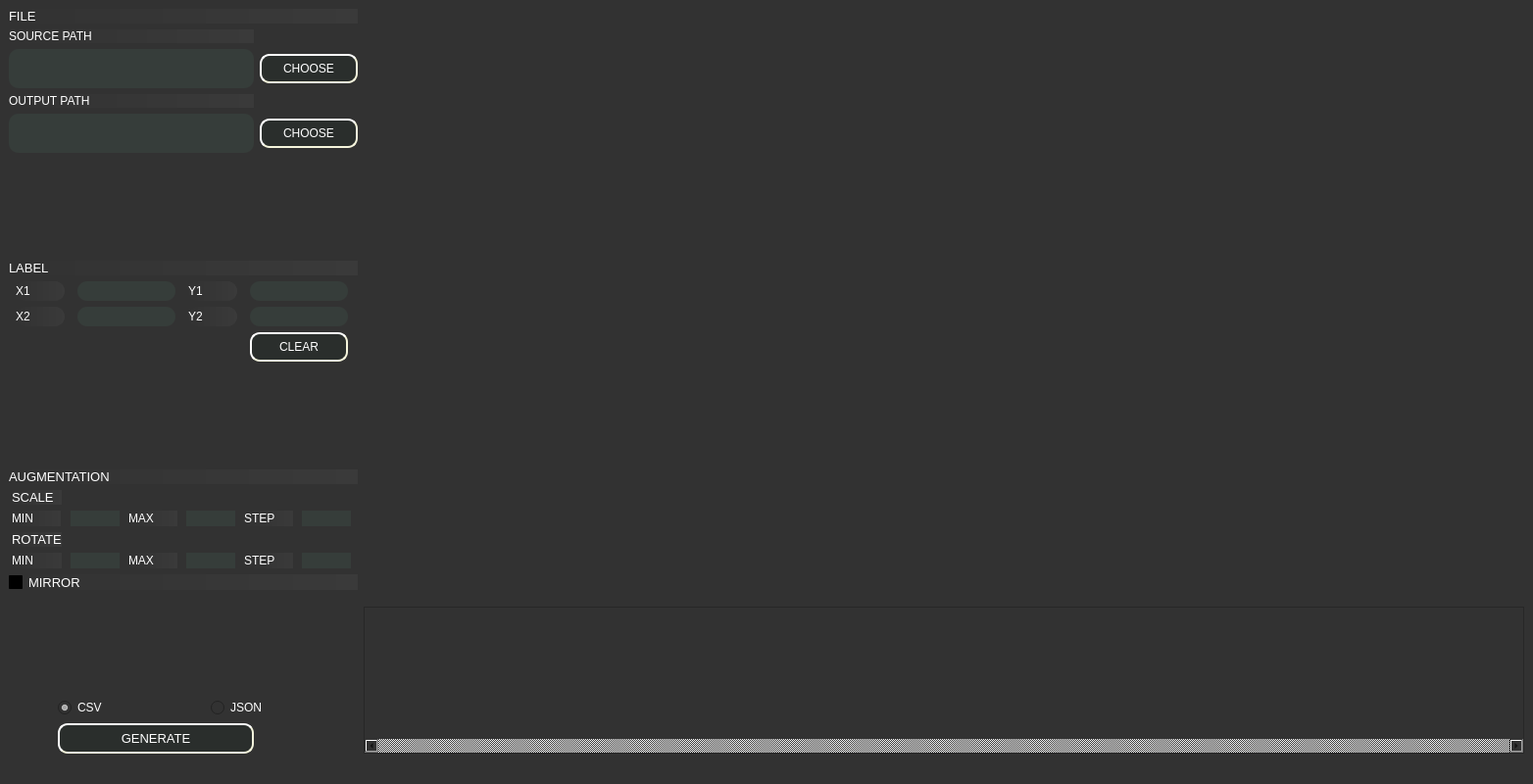
<?xml version="1.0" encoding="UTF-8"?>
<ui version="4.0">
 <class>MainWindow</class>
 <widget class="QMainWindow" name="MainWindow">
  <property name="geometry">
   <rect>
    <x>0</x>
    <y>0</y>
    <width>1564</width>
    <height>800</height>
   </rect>
  </property>
  <property name="minimumSize">
   <size>
    <width>1200</width>
    <height>800</height>
   </size>
  </property>
  <property name="windowTitle">
   <string>Ultimate Dataset Augmentor</string>
  </property>
  <property name="styleSheet">
   <string notr="true">background-color: rgb(50,50,50);
</string>
  </property>
  <widget class="QWidget" name="centralwidget">
   <layout class="QHBoxLayout" name="horizontalLayout_3">
    <item>
     <layout class="QVBoxLayout" name="verticalLayout">
      <item>
       <widget class="QLabel" name="label_19">
        <property name="maximumSize">
         <size>
          <width>400</width>
          <height>20</height>
         </size>
        </property>
        <property name="font">
         <font>
          <family>Segoe UI</family>
          <pointsize>10</pointsize>
          <weight>50</weight>
          <italic>false</italic>
          <bold>false</bold>
         </font>
        </property>
        <property name="styleSheet">
         <string notr="true">color: rgb(255, 255, 255);
background-color: rgb(255, 255, 255, 10);
background-color: qlineargradient(spread:pad, x1:0, y1:0, x2:1, y2:0, stop:0 rgba(50, 50, 50, 10), stop:1 rgba(255, 255, 255, 10));
border-width: 2px;
border-radius: 10px;
font: 10pt &quot;Segoe UI&quot;;</string>
        </property>
        <property name="text">
         <string>FILE</string>
        </property>
       </widget>
      </item>
      <item>
       <layout class="QGridLayout" name="gridLayout">
        <item row="2" column="0">
         <widget class="QLabel" name="label_4">
          <property name="maximumSize">
           <size>
            <width>250</width>
            <height>20</height>
           </size>
          </property>
          <property name="styleSheet">
           <string notr="true">color: rgb(255, 255, 255);
background-color: rgb(255, 255, 255, 10);
background-color: qlineargradient(spread:pad, x1:0, y1:0, x2:1, y2:0, stop:0 rgba(50, 50, 50, 10), stop:1 rgba(255, 255, 255, 10));
border-width: 2px;
border-radius: 10px;
font: 10pt &quot;Segoe UI&quot;;</string>
          </property>
          <property name="text">
           <string>SOURCE PATH</string>
          </property>
         </widget>
        </item>
        <item row="5" column="1">
         <widget class="QPushButton" name="choose_output_button">
          <property name="maximumSize">
           <size>
            <width>100</width>
            <height>16777215</height>
           </size>
          </property>
          <property name="styleSheet">
           <string notr="true">QPushButton{
    background-color: gray;
	background-color: rgb(42, 46, 44);
    border-style: outset;
    border-width: 2px;
    border-radius: 10px;
    border-color: beige;
	font: 10pt &quot;Segoe UI&quot;;
	color: rgb(255, 255, 255);
    padding: 6px;
}
QPushButton:pressed {
	background-color: rgb(54, 61, 58);
	color:rgb(255, 255, 255);
    border-style: inset;
}
QPushButton:disabled {
	background-color: rgb(54, 61, 58);
	color:rgb(255, 255, 255);
    border-style: inset;
}</string>
          </property>
          <property name="text">
           <string>CHOOSE</string>
          </property>
         </widget>
        </item>
        <item row="5" column="0">
         <widget class="QTextBrowser" name="textBrowser_2">
          <property name="maximumSize">
           <size>
            <width>250</width>
            <height>40</height>
           </size>
          </property>
          <property name="styleSheet">
           <string notr="true">color: rgb(255, 255, 255);
border-width: 2px;
border-radius: 10px;
background-color: rgb(54, 61, 58);</string>
          </property>
          <property name="verticalScrollBarPolicy">
           <enum>Qt::ScrollBarAlwaysOff</enum>
          </property>
          <property name="horizontalScrollBarPolicy">
           <enum>Qt::ScrollBarAlwaysOff</enum>
          </property>
         </widget>
        </item>
        <item row="3" column="0">
         <widget class="QTextBrowser" name="source_dir">
          <property name="maximumSize">
           <size>
            <width>250</width>
            <height>40</height>
           </size>
          </property>
          <property name="styleSheet">
           <string notr="true">color: rgb(255, 255, 255);
border-width: 2px;
border-radius: 10px;
background-color: rgb(54, 61, 58);</string>
          </property>
          <property name="verticalScrollBarPolicy">
           <enum>Qt::ScrollBarAlwaysOff</enum>
          </property>
          <property name="horizontalScrollBarPolicy">
           <enum>Qt::ScrollBarAlwaysOff</enum>
          </property>
         </widget>
        </item>
        <item row="4" column="0">
         <widget class="QLabel" name="label_5">
          <property name="maximumSize">
           <size>
            <width>250</width>
            <height>20</height>
           </size>
          </property>
          <property name="styleSheet">
           <string notr="true">color: rgb(255, 255, 255);
background-color: rgb(255, 255, 255, 10);
background-color: qlineargradient(spread:pad, x1:0, y1:0, x2:1, y2:0, stop:0 rgba(50, 50, 50, 10), stop:1 rgba(255, 255, 255, 10));
border-width: 2px;
border-radius: 10px;
font: 10pt &quot;Segoe UI&quot;;</string>
          </property>
          <property name="text">
           <string>OUTPUT PATH</string>
          </property>
         </widget>
        </item>
        <item row="3" column="1">
         <widget class="QPushButton" name="choose_source_button">
          <property name="maximumSize">
           <size>
            <width>100</width>
            <height>16777215</height>
           </size>
          </property>
          <property name="styleSheet">
           <string notr="true">QPushButton{
    background-color: gray;
	background-color: rgb(42, 46, 44);
    border-style: outset;
    border-width: 2px;
    border-radius: 10px;
    border-color: beige;
	font: 10pt &quot;Segoe UI&quot;;
	color: rgb(255, 255, 255);
    padding: 6px;
}
QPushButton:pressed {
	background-color: rgb(54, 61, 58);
	color:rgb(255, 255, 255);
    border-style: inset;
}
QPushButton:disabled {
	background-color: rgb(54, 61, 58);
	color:rgb(255, 255, 255);
    border-style: inset;
}
</string>
          </property>
          <property name="text">
           <string>CHOOSE</string>
          </property>
         </widget>
        </item>
       </layout>
      </item>
      <item>
       <spacer name="verticalSpacer">
        <property name="orientation">
         <enum>Qt::Vertical</enum>
        </property>
        <property name="sizeHint" stdset="0">
         <size>
          <width>20</width>
          <height>40</height>
         </size>
        </property>
       </spacer>
      </item>
      <item>
       <widget class="QLabel" name="label_6">
        <property name="maximumSize">
         <size>
          <width>400</width>
          <height>20</height>
         </size>
        </property>
        <property name="font">
         <font>
          <family>Segoe UI</family>
          <pointsize>10</pointsize>
          <weight>50</weight>
          <italic>false</italic>
          <bold>false</bold>
         </font>
        </property>
        <property name="styleSheet">
         <string notr="true">color: rgb(255, 255, 255);
background-color: rgb(255, 255, 255, 10);
background-color: qlineargradient(spread:pad, x1:0, y1:0, x2:1, y2:0, stop:0 rgba(50, 50, 50, 10), stop:1 rgba(255, 255, 255, 10));
border-width: 2px;
border-radius: 10px;
font: 10pt &quot;Segoe UI&quot;;</string>
        </property>
        <property name="text">
         <string>LABEL</string>
        </property>
       </widget>
      </item>
      <item>
       <layout class="QGridLayout" name="gridLayout_3">
        <item row="1" column="2">
         <widget class="QLabel" name="label_8">
          <property name="maximumSize">
           <size>
            <width>50</width>
            <height>16777215</height>
           </size>
          </property>
          <property name="styleSheet">
           <string notr="true">color: rgb(255, 255, 255);
background-color: rgb(255, 255, 255, 10);
background-color: qlineargradient(spread:pad, x1:0, y1:0, x2:1, y2:0, stop:0 rgba(50, 50, 50, 10), stop:1 rgba(255, 255, 255, 10));
border-width: 2px;
border-radius: 10px;</string>
          </property>
          <property name="text">
           <string>Y1</string>
          </property>
         </widget>
        </item>
        <item row="1" column="3">
         <widget class="QTextBrowser" name="textBrowser_3">
          <property name="maximumSize">
           <size>
            <width>100</width>
            <height>20</height>
           </size>
          </property>
          <property name="styleSheet">
           <string notr="true">color: rgb(255, 255, 255);
border-width: 2px;
border-radius: 10px;
background-color: rgb(54, 61, 58);</string>
          </property>
          <property name="verticalScrollBarPolicy">
           <enum>Qt::ScrollBarAlwaysOff</enum>
          </property>
          <property name="horizontalScrollBarPolicy">
           <enum>Qt::ScrollBarAlwaysOff</enum>
          </property>
         </widget>
        </item>
        <item row="2" column="2">
         <widget class="QLabel" name="label_10">
          <property name="maximumSize">
           <size>
            <width>50</width>
            <height>16777215</height>
           </size>
          </property>
          <property name="styleSheet">
           <string notr="true">color: rgb(255, 255, 255);
background-color: rgb(255, 255, 255, 10);
background-color: qlineargradient(spread:pad, x1:0, y1:0, x2:1, y2:0, stop:0 rgba(50, 50, 50, 10), stop:1 rgba(255, 255, 255, 10));
border-width: 2px;
border-radius: 10px;</string>
          </property>
          <property name="text">
           <string>Y2</string>
          </property>
         </widget>
        </item>
        <item row="2" column="0">
         <widget class="QLabel" name="label_9">
          <property name="maximumSize">
           <size>
            <width>50</width>
            <height>16777215</height>
           </size>
          </property>
          <property name="styleSheet">
           <string notr="true">color: rgb(255, 255, 255);
background-color: rgb(255, 255, 255, 10);
background-color: qlineargradient(spread:pad, x1:0, y1:0, x2:1, y2:0, stop:0 rgba(50, 50, 50, 10), stop:1 rgba(255, 255, 255, 10));
border-width: 2px;
border-radius: 10px;</string>
          </property>
          <property name="text">
           <string>X2</string>
          </property>
         </widget>
        </item>
        <item row="1" column="1">
         <widget class="QTextBrowser" name="textBrowser">
          <property name="maximumSize">
           <size>
            <width>100</width>
            <height>20</height>
           </size>
          </property>
          <property name="styleSheet">
           <string notr="true">color: rgb(255, 255, 255);
border-width: 2px;
border-radius: 10px;
background-color: rgb(54, 61, 58);</string>
          </property>
          <property name="verticalScrollBarPolicy">
           <enum>Qt::ScrollBarAlwaysOff</enum>
          </property>
          <property name="horizontalScrollBarPolicy">
           <enum>Qt::ScrollBarAlwaysOff</enum>
          </property>
         </widget>
        </item>
        <item row="2" column="1">
         <widget class="QTextBrowser" name="textBrowser_4">
          <property name="maximumSize">
           <size>
            <width>100</width>
            <height>20</height>
           </size>
          </property>
          <property name="styleSheet">
           <string notr="true">color: rgb(255, 255, 255);
border-width: 2px;
border-radius: 10px;
background-color: rgb(54, 61, 58);</string>
          </property>
          <property name="verticalScrollBarPolicy">
           <enum>Qt::ScrollBarAlwaysOff</enum>
          </property>
          <property name="horizontalScrollBarPolicy">
           <enum>Qt::ScrollBarAlwaysOff</enum>
          </property>
         </widget>
        </item>
        <item row="2" column="3">
         <widget class="QTextBrowser" name="textBrowser_5">
          <property name="maximumSize">
           <size>
            <width>100</width>
            <height>20</height>
           </size>
          </property>
          <property name="styleSheet">
           <string notr="true">color: rgb(255, 255, 255);
border-width: 2px;
border-radius: 10px;
background-color: rgb(54, 61, 58);</string>
          </property>
          <property name="verticalScrollBarPolicy">
           <enum>Qt::ScrollBarAlwaysOff</enum>
          </property>
          <property name="horizontalScrollBarPolicy">
           <enum>Qt::ScrollBarAlwaysOff</enum>
          </property>
         </widget>
        </item>
        <item row="1" column="0">
         <widget class="QLabel" name="label_7">
          <property name="maximumSize">
           <size>
            <width>50</width>
            <height>16777215</height>
           </size>
          </property>
          <property name="styleSheet">
           <string notr="true">color: rgb(255, 255, 255);
background-color: rgb(255, 255, 255, 10);
background-color: qlineargradient(spread:pad, x1:0, y1:0, x2:1, y2:0, stop:0 rgba(50, 50, 50, 10), stop:1 rgba(255, 255, 255, 10));
border-width: 2px;
border-radius: 10px;</string>
          </property>
          <property name="text">
           <string>X1</string>
          </property>
         </widget>
        </item>
        <item row="3" column="3">
         <widget class="QPushButton" name="clear_button">
          <property name="maximumSize">
           <size>
            <width>100</width>
            <height>16777215</height>
           </size>
          </property>
          <property name="styleSheet">
           <string notr="true">QPushButton{
    background-color: gray;
	background-color: rgb(42, 46, 44);
    border-style: outset;
    border-width: 2px;
    border-radius: 10px;
    border-color: beige;
	font: 10pt &quot;Segoe UI&quot;;
	color: rgb(255, 255, 255);
    padding: 6px;
}
QPushButton:pressed {
	background-color: rgb(54, 61, 58);
	color:rgb(255, 255, 255);
    border-style: inset;
}
QPushButton:disabled {
	background-color: rgb(54, 61, 58);
	color:rgb(255, 255, 255);
    border-style: inset;
}
</string>
          </property>
          <property name="text">
           <string>CLEAR</string>
          </property>
         </widget>
        </item>
       </layout>
      </item>
      <item>
       <spacer name="verticalSpacer_2">
        <property name="orientation">
         <enum>Qt::Vertical</enum>
        </property>
        <property name="sizeHint" stdset="0">
         <size>
          <width>20</width>
          <height>40</height>
         </size>
        </property>
       </spacer>
      </item>
      <item>
       <widget class="QLabel" name="label_20">
        <property name="maximumSize">
         <size>
          <width>400</width>
          <height>20</height>
         </size>
        </property>
        <property name="font">
         <font>
          <family>Segoe UI</family>
          <pointsize>10</pointsize>
          <weight>50</weight>
          <italic>false</italic>
          <bold>false</bold>
         </font>
        </property>
        <property name="styleSheet">
         <string notr="true">color: rgb(255, 255, 255);
background-color: rgb(255, 255, 255, 10);
background-color: qlineargradient(spread:pad, x1:0, y1:0, x2:1, y2:0, stop:0 rgba(50, 50, 50, 10), stop:1 rgba(255, 255, 255, 10));
border-width: 2px;
border-radius: 10px;
font: 10pt &quot;Segoe UI&quot;;</string>
        </property>
        <property name="text">
         <string>AUGMENTATION</string>
        </property>
       </widget>
      </item>
      <item>
       <layout class="QGridLayout" name="gridLayout_4">
        <item row="5" column="4">
         <widget class="QLabel" name="label_16">
          <property name="maximumSize">
           <size>
            <width>16777215</width>
            <height>20</height>
           </size>
          </property>
          <property name="styleSheet">
           <string notr="true">color: rgb(255, 255, 255);
background-color: rgb(255, 255, 255, 10);
background-color: qlineargradient(spread:pad, x1:0, y1:0, x2:1, y2:0, stop:0 rgba(50, 50, 50, 10), stop:1 rgba(255, 255, 255, 10));
border-width: 2px;
border-radius: 10px;</string>
          </property>
          <property name="text">
           <string>STEP</string>
          </property>
         </widget>
        </item>
        <item row="5" column="5">
         <widget class="QLineEdit" name="angle_txtbx_step">
          <property name="maximumSize">
           <size>
            <width>50</width>
            <height>20</height>
           </size>
          </property>
          <property name="styleSheet">
           <string notr="true">color: rgb(255, 255, 255);
border-width: 2px;
border-radius: 10px;
background-color: rgb(54, 61, 58);</string>
          </property>
         </widget>
        </item>
        <item row="3" column="0">
         <widget class="QLabel" name="label_12">
          <property name="maximumSize">
           <size>
            <width>50</width>
            <height>20</height>
           </size>
          </property>
          <property name="styleSheet">
           <string notr="true">color: rgb(255, 255, 255);
background-color: rgb(255, 255, 255, 10);
background-color: qlineargradient(spread:pad, x1:0, y1:0, x2:1, y2:0, stop:0 rgba(50, 50, 50, 10), stop:1 rgba(255, 255, 255, 10));
border-width: 2px;
border-radius: 10px;</string>
          </property>
          <property name="text">
           <string>MIN</string>
          </property>
         </widget>
        </item>
        <item row="5" column="3">
         <widget class="QLineEdit" name="angle_txtbx_stop">
          <property name="maximumSize">
           <size>
            <width>50</width>
            <height>20</height>
           </size>
          </property>
          <property name="styleSheet">
           <string notr="true">color: rgb(255, 255, 255);
border-width: 2px;
border-radius: 10px;
background-color: rgb(54, 61, 58);</string>
          </property>
         </widget>
        </item>
        <item row="3" column="3">
         <widget class="QLineEdit" name="sacle_txtbx_stop">
          <property name="maximumSize">
           <size>
            <width>50</width>
            <height>20</height>
           </size>
          </property>
          <property name="styleSheet">
           <string notr="true">color: rgb(255, 255, 255);
border-width: 2px;
border-radius: 10px;
background-color: rgb(54, 61, 58);</string>
          </property>
         </widget>
        </item>
        <item row="3" column="4">
         <widget class="QLabel" name="label_14">
          <property name="maximumSize">
           <size>
            <width>50</width>
            <height>20</height>
           </size>
          </property>
          <property name="styleSheet">
           <string notr="true">color: rgb(255, 255, 255);
background-color: rgb(255, 255, 255, 10);
background-color: qlineargradient(spread:pad, x1:0, y1:0, x2:1, y2:0, stop:0 rgba(50, 50, 50, 10), stop:1 rgba(255, 255, 255, 10));
border-width: 2px;
border-radius: 10px;</string>
          </property>
          <property name="text">
           <string>STEP</string>
          </property>
         </widget>
        </item>
        <item row="3" column="2">
         <widget class="QLabel" name="label_13">
          <property name="maximumSize">
           <size>
            <width>50</width>
            <height>20</height>
           </size>
          </property>
          <property name="styleSheet">
           <string notr="true">color: rgb(255, 255, 255);
background-color: rgb(255, 255, 255, 10);
background-color: qlineargradient(spread:pad, x1:0, y1:0, x2:1, y2:0, stop:0 rgba(50, 50, 50, 10), stop:1 rgba(255, 255, 255, 10));
border-width: 2px;
border-radius: 10px;</string>
          </property>
          <property name="text">
           <string>MAX</string>
          </property>
         </widget>
        </item>
        <item row="3" column="1">
         <widget class="QLineEdit" name="sacle_txtbx_start">
          <property name="maximumSize">
           <size>
            <width>50</width>
            <height>20</height>
           </size>
          </property>
          <property name="styleSheet">
           <string notr="true">color: rgb(255, 255, 255);
border-width: 2px;
border-radius: 10px;
background-color: rgb(54, 61, 58);</string>
          </property>
         </widget>
        </item>
        <item row="3" column="5">
         <widget class="QLineEdit" name="sacle_txtbx_step">
          <property name="maximumSize">
           <size>
            <width>50</width>
            <height>20</height>
           </size>
          </property>
          <property name="styleSheet">
           <string notr="true">color: rgb(255, 255, 255);
border-width: 2px;
border-radius: 10px;
background-color: rgb(54, 61, 58);</string>
          </property>
         </widget>
        </item>
        <item row="4" column="0">
         <widget class="QLabel" name="label_15">
          <property name="maximumSize">
           <size>
            <width>100</width>
            <height>20</height>
           </size>
          </property>
          <property name="font">
           <font>
            <pointsize>10</pointsize>
           </font>
          </property>
          <property name="styleSheet">
           <string notr="true">color: rgb(255, 255, 255);
background-color: rgb(255, 255, 255, 10);
background-color: qlineargradient(spread:pad, x1:0, y1:0, x2:1, y2:0, stop:0 rgba(50, 50, 50, 10), stop:1 rgba(255, 255, 255, 10));
border-width: 2px;
border-radius: 10px;</string>
          </property>
          <property name="text">
           <string>ROTATE</string>
          </property>
         </widget>
        </item>
        <item row="5" column="2">
         <widget class="QLabel" name="label_17">
          <property name="maximumSize">
           <size>
            <width>16777215</width>
            <height>20</height>
           </size>
          </property>
          <property name="styleSheet">
           <string notr="true">color: rgb(255, 255, 255);
background-color: rgb(255, 255, 255, 10);
background-color: qlineargradient(spread:pad, x1:0, y1:0, x2:1, y2:0, stop:0 rgba(50, 50, 50, 10), stop:1 rgba(255, 255, 255, 10));
border-width: 2px;
border-radius: 10px;</string>
          </property>
          <property name="text">
           <string>MAX</string>
          </property>
         </widget>
        </item>
        <item row="5" column="1">
         <widget class="QLineEdit" name="angle_txtbx_start">
          <property name="maximumSize">
           <size>
            <width>50</width>
            <height>20</height>
           </size>
          </property>
          <property name="styleSheet">
           <string notr="true">color: rgb(255, 255, 255);
border-width: 2px;
border-radius: 10px;
background-color: rgb(54, 61, 58);</string>
          </property>
         </widget>
        </item>
        <item row="0" column="0">
         <widget class="QLabel" name="label_11">
          <property name="maximumSize">
           <size>
            <width>100</width>
            <height>20</height>
           </size>
          </property>
          <property name="font">
           <font>
            <family>Segoe UI</family>
            <pointsize>10</pointsize>
            <weight>50</weight>
            <italic>false</italic>
            <bold>false</bold>
           </font>
          </property>
          <property name="styleSheet">
           <string notr="true">color: rgb(255, 255, 255);
background-color: rgb(255, 255, 255, 10);
background-color: qlineargradient(spread:pad, x1:0, y1:0, x2:1, y2:0, stop:0 rgba(50, 50, 50, 10), stop:1 rgba(255, 255, 255, 10));
border-width: 2px;
border-radius: 10px;
font: 10pt &quot;Segoe UI&quot;;</string>
          </property>
          <property name="text">
           <string>SCALE</string>
          </property>
         </widget>
        </item>
        <item row="5" column="0">
         <widget class="QLabel" name="label_18">
          <property name="maximumSize">
           <size>
            <width>16777215</width>
            <height>20</height>
           </size>
          </property>
          <property name="styleSheet">
           <string notr="true">color: rgb(255, 255, 255);
background-color: rgb(255, 255, 255, 10);
background-color: qlineargradient(spread:pad, x1:0, y1:0, x2:1, y2:0, stop:0 rgba(50, 50, 50, 10), stop:1 rgba(255, 255, 255, 10));
border-width: 2px;
border-radius: 10px;</string>
          </property>
          <property name="text">
           <string>MIN</string>
          </property>
         </widget>
        </item>
       </layout>
      </item>
      <item>
       <widget class="QCheckBox" name="mirror_chkbx">
        <property name="maximumSize">
         <size>
          <width>400</width>
          <height>16777215</height>
         </size>
        </property>
        <property name="font">
         <font>
          <pointsize>10</pointsize>
         </font>
        </property>
        <property name="styleSheet">
         <string notr="true">color: rgb(255, 255, 255);
background-color: rgb(255, 255, 255, 10);
background-color: qlineargradient(spread:pad, x1:0, y1:0, x2:1, y2:0, stop:0 rgba(50, 50, 50, 10), stop:1 rgba(255, 255, 255, 10));
border-width: 2px;
border-radius: 10px;</string>
        </property>
        <property name="text">
         <string>MIRROR</string>
        </property>
       </widget>
      </item>
      <item>
       <spacer name="verticalSpacer_3">
        <property name="orientation">
         <enum>Qt::Vertical</enum>
        </property>
        <property name="sizeHint" stdset="0">
         <size>
          <width>20</width>
          <height>40</height>
         </size>
        </property>
       </spacer>
      </item>
      <item>
       <layout class="QGridLayout" name="gridLayout_5">
        <item row="1" column="1">
         <widget class="QRadioButton" name="save_format_btn_json">
          <property name="maximumSize">
           <size>
            <width>100</width>
            <height>16777215</height>
           </size>
          </property>
          <property name="styleSheet">
           <string notr="true">color: rgb(255, 255, 255);</string>
          </property>
          <property name="text">
           <string>JSON</string>
          </property>
         </widget>
        </item>
        <item row="1" column="0">
         <widget class="QRadioButton" name="save_format_btn_csv">
          <property name="maximumSize">
           <size>
            <width>100</width>
            <height>16777215</height>
           </size>
          </property>
          <property name="styleSheet">
           <string notr="true">color: rgb(255, 255, 255);</string>
          </property>
          <property name="text">
           <string>CSV</string>
          </property>
          <property name="checked">
           <bool>true</bool>
          </property>
         </widget>
        </item>
        <item row="2" column="0" colspan="2">
         <widget class="QPushButton" name="generate_btn">
          <property name="maximumSize">
           <size>
            <width>200</width>
            <height>16777215</height>
           </size>
          </property>
          <property name="font">
           <font>
            <family>Segoe UI</family>
            <pointsize>10</pointsize>
            <weight>50</weight>
            <italic>false</italic>
            <bold>false</bold>
           </font>
          </property>
          <property name="styleSheet">
           <string notr="true">QPushButton{
    background-color: gray;
	background-color: rgb(42, 46, 44);
    border-style: outset;
    border-width: 2px;
    border-radius: 10px;
    border-color: beige;
	font: 10pt &quot;Segoe UI&quot;;
	color: rgb(255, 255, 255);
    min-width: 10em;
    padding: 6px;
}
QPushButton:pressed {
	background-color: rgb(54, 61, 58);
	color:rgb(255, 255, 255);
    border-style: inset;
}
QPushButton:disabled {
	background-color: rgb(54, 61, 58);
	color:rgb(255, 255, 255);
    border-style: inset;
}
</string>
          </property>
          <property name="text">
           <string>GENERATE</string>
          </property>
          <property name="checkable">
           <bool>false</bool>
          </property>
          <property name="autoRepeatDelay">
           <number>300</number>
          </property>
          <property name="autoRepeatInterval">
           <number>100</number>
          </property>
         </widget>
        </item>
       </layout>
      </item>
     </layout>
    </item>
    <item>
     <layout class="QVBoxLayout" name="verticalLayout_2">
      <item>
       <widget class="QWidget" name="img_widget" native="true">
        <property name="minimumSize">
         <size>
          <width>1000</width>
          <height>600</height>
         </size>
        </property>
        <property name="maximumSize">
         <size>
          <width>16777215</width>
          <height>16777215</height>
         </size>
        </property>
       </widget>
      </item>
      <item>
       <widget class="QListWidget" name="listWidget">
        <property name="maximumSize">
         <size>
          <width>16777215</width>
          <height>150</height>
         </size>
        </property>
        <property name="styleSheet">
         <string notr="true">QScrollBar:horizontal {
    border: 2px solid grey;
    background: #32CC99;
    height: 15px;
    margin: 0px 20px 0 20px;
}
QScrollBar::handle:horizontal {
    background: white;
    min-width: 20px;
}
QScrollBar::add-line:horizontal {
    border: 2px solid grey;
    background: #32CC99;
    width: 20px;
    subcontrol-position: right;
    subcontrol-origin: margin;
}

QScrollBar::sub-line:horizontal {
    border: 2px solid grey;
    background: #32CC99;
    width: 20px;
    subcontrol-position: left;
    subcontrol-origin: margin;
}
QScrollBar:left-arrow:horizontal, QScrollBar::right-arrow:horizontal {
    border: 2px solid grey;
    width: 3px;
    height: 3px;
    background: white;
}

QScrollBar::add-page:horizontal, QScrollBar::sub-page:horizontal {
    background: none;
}</string>
        </property>
        <property name="verticalScrollBarPolicy">
         <enum>Qt::ScrollBarAlwaysOff</enum>
        </property>
        <property name="horizontalScrollBarPolicy">
         <enum>Qt::ScrollBarAlwaysOn</enum>
        </property>
        <property name="flow">
         <enum>QListView::LeftToRight</enum>
        </property>
       </widget>
      </item>
     </layout>
    </item>
   </layout>
  </widget>
  <widget class="QStatusBar" name="statusbar"/>
 </widget>
 <resources/>
 <connections/>
</ui>
